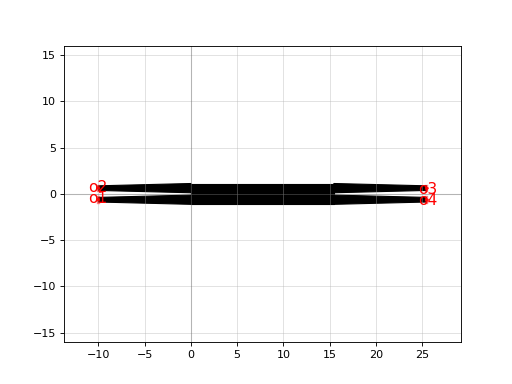

Reproduce this figure in Python.
import gdsfactory as gf
c = gf.components.mmi2x2(length_mmi=15.45, width_mmi=2.1)
c.plot()
